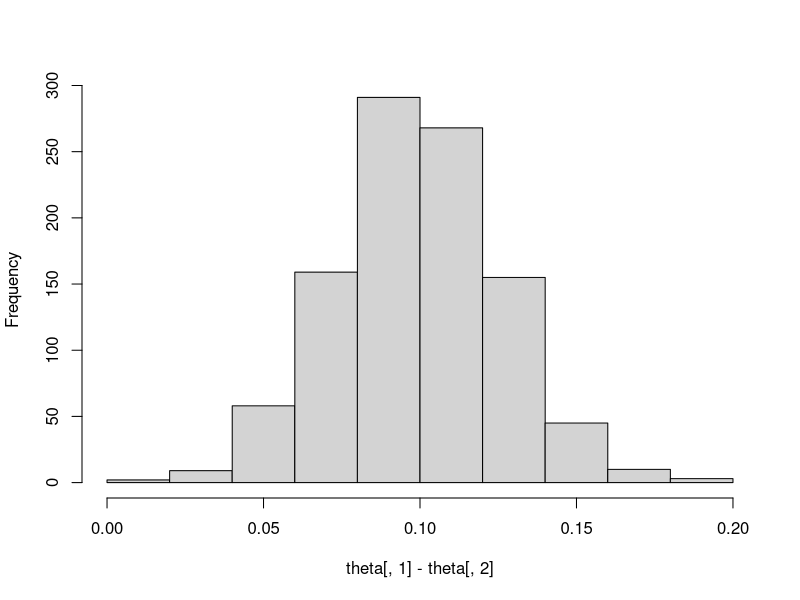
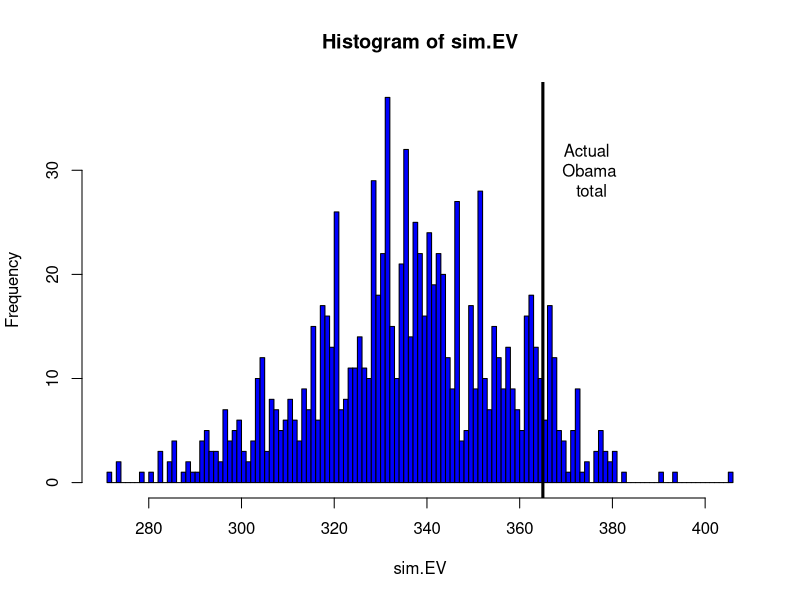

R code for these plots, in order:
###################################################
# Section 4.3 A Multinomial Model
###################################################

library(LearnBayes)

 alpha = c(728, 584, 138)
 theta = rdirichlet(1000, alpha)

 hist(theta[, 1] - theta[, 2], main="")

###########################################

data(election.2008)
attach(election.2008)

prob.Obama=function(j)
{
p=rdirichlet(5000,
  500*c(M.pct[j],O.pct[j],100-M.pct[j]-O.pct[j])/100+1)
mean(p[,2]>p[,1])
}

Obama.win.probs=sapply(1:51,prob.Obama)

sim.election=function()
{
winner=rbinom(51,1,Obama.win.probs)  
sum(EV*winner)         
}

sim.EV=replicate(1000,sim.election())

hist(sim.EV,min(sim.EV):max(sim.EV),col="blue")
abline(v=365,lwd=3)  # Obama received 365 votes
text(375,30,"Actual \n Obama \n total")
